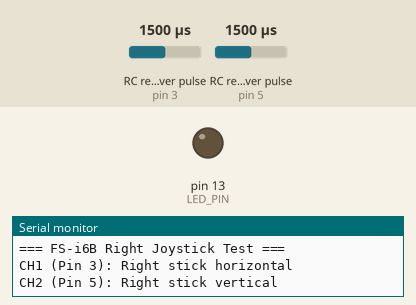
This sketch was run on a simulated Arduino Uno, built with avr-gcc and run on an emulated ATmega328P. On the bench: output pins drawn as LEDs (lit = HIGH), the last lines printed to the serial monitor. Wiring (inferred from the names in the program): 2 × RC receiver channel: data pin 3 / data pin 5. The inputs (shaded band) are chosen by the test bench; at power-on: RC receiver pulse (sensors on pin 3, pin 5) 1500 µs.

Above: at 0.1 s.
At 1.3 s:
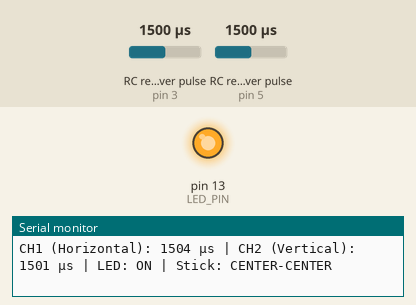
1.4 s: RC receiver pulse (sensor on pin 3) set to 1020 µs
3.5 s: RC receiver pulse (sensor on pin 5) set to 1020 µs
5.6 s: RC receiver pulse (sensor on pin 3) set to 1500 µs
7.8 s: RC receiver pulse (sensor on pin 5) set to 1750 µs
Timing chart, 0 to 10.8 s (numbered marks = the images above; inputs shaded):
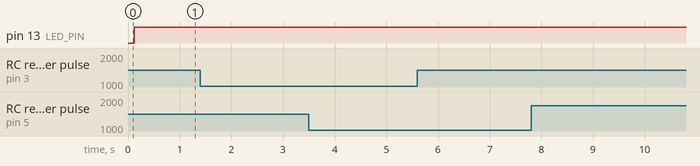

The sketch:

fsia6b_basic_PWM.ino
```cpp
/*
-- binding --

- bind key on B/VCC
- connect battery 4-8V on any other pins
- red on top, data/other color in middle, BLACK ON BOTTOM


-- PWM receiver output --

- bind on model 1
- right joystick lateral - ch1 - pin3
- right joystick vertical - ch2 - pin5
- RX setup - PPM output OFF
- PWM output pins are in second row from top
- just need 5v and GND connected somewhere along the channels
*/

/*
 * Simple FS-i6B Test Sketch
 * Right joystick control test
 *
 * Hardware Connections:
 * - CH1 signal → Pin 3 (right stick horizontal)
 * - CH2 signal → Pin 5 (right stick vertical)
 * - 5V → Arduino 5V (one connection)
 * - GND → Arduino GND (one connection)
 */

// Pin definitions
const int CH1_PIN = 3;  // Right stick horizontal (steering)
const int CH2_PIN = 5;  // Right stick vertical (throttle)
const int LED_PIN = 13; // Built-in LED

// RC values
volatile int ch1_value = 1500;  // Horizontal (1000-2000, center ~1500)
volatile int ch2_value = 1500;  // Vertical (1000-2000, center ~1500)

// Interrupt variables for CH1 (pin 3 has interrupt)
volatile unsigned long ch1_start = 0;
volatile bool ch1_updated = false;

// Timing for CH2 (pin 5 - no interrupt, use pulseIn)
unsigned long lastCH2Read = 0;
bool signalActive = false;
unsigned long lastSignalTime = 0;

void setup() {
  Serial.begin(9600);

  // Setup pins
  pinMode(CH1_PIN, INPUT_PULLUP);
  pinMode(CH2_PIN, INPUT_PULLUP);
  pinMode(LED_PIN, OUTPUT);

  // Attach interrupt for CH1 (pin 3)
  attachInterrupt(digitalPinToInterrupt(CH1_PIN), ch1_interrupt, CHANGE);

  Serial.println("=== FS-i6B Right Joystick Test ===");
  Serial.println("CH1 (Pin 3): Right stick horizontal");
  Serial.println("CH2 (Pin 5): Right stick vertical");
  Serial.println("Move right joystick to test");
  Serial.println("===================================");
}

void loop() {
  // Read CH2 using pulseIn (since pin 5 has no interrupt)
  if (millis() - lastCH2Read > 25) {  // Read every 25ms
    int newCH2 = pulseIn(CH2_PIN, HIGH, 25000);  // 25ms timeout
    if (newCH2 > 800 && newCH2 < 2200) {  // Valid range
      ch2_value = newCH2;
      lastSignalTime = millis();
      signalActive = true;
    }
    lastCH2Read = millis();
  }

  // Check if CH1 was updated
  if (ch1_updated) {
    lastSignalTime = millis();
    signalActive = true;
    ch1_updated = false;
  }

  // Control LED based on signal activity
  if (millis() - lastSignalTime < 200) {
    digitalWrite(LED_PIN, HIGH);
  } else {
    digitalWrite(LED_PIN, LOW);
    signalActive = false;
  }

  // Print values
  printValues();

  delay(100);  // 10Hz update rate
}

// Interrupt for CH1 (pin 3)
void ch1_interrupt() {
  int trigger = digitalRead(CH1_PIN);
  if (trigger == 1) {
    ch1_start = micros();
  } else if (trigger == 0) {
    ch1_value = micros() - ch1_start;
    ch1_updated = true;
  }
}

void printValues() {
  static unsigned long lastPrint = 0;

  if (millis() - lastPrint > 200) {  // Print every 200ms
    Serial.print("CH1 (Horizontal): ");
    Serial.print(ch1_value);
    Serial.print(" μs");

    Serial.print(" | CH2 (Vertical): ");
    Serial.print(ch2_value);
    Serial.print(" μs");

    Serial.print(" | LED: ");
    Serial.print(digitalRead(LED_PIN) ? "ON" : "OFF");

    // Show stick position
    Serial.print(" | Stick: ");

    // Horizontal
    if (ch1_value > 1600) {
      Serial.print("RIGHT-");
    } else if (ch1_value < 1400) {
      Serial.print("LEFT-");
    } else {
      Serial.print("CENTER-");
    }

    // Vertical (flipped: lower values = stick pushed up)
    if (ch2_value > 1600) {
      Serial.print("DOWN");
    } else if (ch2_value < 1400) {
      Serial.print("UP");
    } else {
      Serial.print("CENTER");
    }

    Serial.println();
    lastPrint = millis();
  }
}

/*
 * EXPECTED BEHAVIOR:
 * - Right stick center: Both values ~1500, LED ON
 * - Right stick right: CH1 ~2000, LED ON
 * - Right stick left: CH1 ~1000, LED ON
 * - Right stick up: CH2 ~2000, LED ON
 * - Right stick down: CH2 ~1000, LED ON
 * - Transmitter off: Values may drift, LED OFF
 */
```
